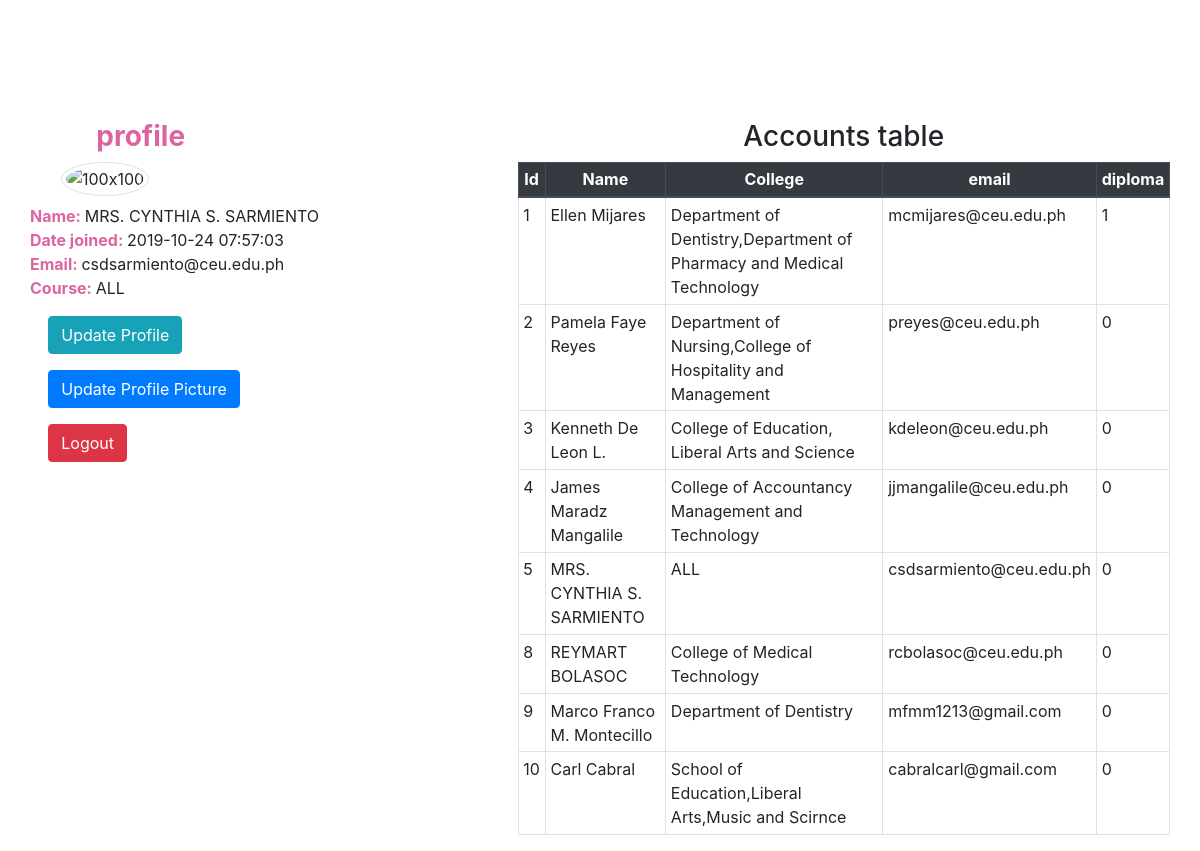
Page /template.php (signed in) on the committed database.
### tables this page shows
CREATE TABLE IF NOT EXISTS `tbl_accounts` (
  `id` int(10) UNSIGNED NOT NULL AUTO_INCREMENT,
  `username` varchar(20) DEFAULT NULL,
  `password` varchar(64) DEFAULT NULL,
  `salt` varchar(32) DEFAULT NULL,
  `name` varchar(50) DEFAULT NULL,
  `joined` datetime DEFAULT NULL,
  `groups` int(11) DEFAULT NULL,
  `colleges` varchar(100) DEFAULT NULL,
  `quote` varchar(20) DEFAULT NULL,
  `dp` longblob DEFAULT NULL,
  `nm` varchar(255) DEFAULT NULL,
  `mm` varchar(255) DEFAULT NULL,
  `email` varchar(120) DEFAULT NULL,
  `diploma` tinyint(1) NOT NULL DEFAULT 0,
  `status` varchar(255) NOT NULL,
  PRIMARY KEY (`id`)
);

### resource/php/class/DB.php (called while the page is built, shortened)
<?php
class DB{
    private static $_instance = null;
    private $_pdo,
            $_query,
            $_error=false,
            $_result,
            $_count= 0;
    private function __construct() {
        try {
            $this->_pdo = new PDO('mysql:host='.Conf::get('mysql/host').';dbname='.Conf::get('mysql/db'),Conf::get('mysql/username'),Conf::get('mysql/password'));
        } catch (PDOException $e) {
            die($e->getMessage());
        }
    }
    public static function getInstance(){
        if(!isset(self::$_instance)){
            self::$_instance = new DB();
        }
        return self::$_instance;
    }
    public function query ($sql,$params =array()){
        $this-> _error = false;
        if($this->_query = $this->_pdo->prepare($sql)){
            $x=1;
            if(count($params)){
                foreach ($params as $param) {
                    $this->_query->bindValue($x,$param);
                    $x++;
                }
            }
        }
        if($this->_query->execute()){
            $this->_result = $this->_query->fetchAll(PDO::FETCH_OBJ);
            $this->_count = $this->_query->rowCount();
        }else{
            $this->_error = true;
        }
        return $this;
    }
    public function error(){
        return $this->_error;
    }
    public function action($action,$table,$where=array()){
        if(count($where) ===3){
            $operators = array('=','>','<','>=','<=');
            $field      =$where[0];
            $operator   =$where[1];
            $value      =$where[2];
            if(in_array($operator,$operators)){
                $sql ="{$action} FROM {$table} WHERE {$field}{$operator} ?";
                if(!$this->query($sql, array($value))->error()){
                    return $this;
                }
            }
        }
        return false;
    }
    public function get($table,$where){
        return $this->action('SELECT *',$table, $where);
    }
    public function count(){
        return $this->_count;
    }
    public function result(){
        return $this->_result;
    }
    public function first(){
        return $this->result()[0];
    }
}
?>

### resource/php/class/Conf.php (called while the page is built)
<?php
class Conf{
    public static function get($path=null){
        if($path){
            $config = $GLOBALS['config'];
            $path = explode('/',$path);
            foreach ($path as $bit) {
                if(isset($config[$bit])){
                    $config = $config[$bit];
                }
            }
            return $config;
        }
    }
}
 ?>

### resource/php/class/user.php (called while the page is built, shortened)
<?php
class user{
    private $_db,
            $_data,
            $_sessionName,
            $_cookieName,
            $_isLoggedIn;
    public function __construct($user = null){
        $this->_db = DB::getInstance();
        $this->_sessionName= Conf::get('session/session_name');
        if(!$user){
            if(Session::exists($this->_sessionName)){
                $user= Session::get($this->_sessionName);
                if($this->find($user)){
                    $this->_isLoggedIn = true;
                }else{
                }
            }
        }else {
            $this->find($user);
        }
    }
    public function find($user=null){
        if($user){
            $field=(is_numeric($user)) ? 'id' :'username';
            $data = $this->_db->get('tbl_accounts',array($field,'=',$user));
            if($data->count()){
                $this->_data = $data->first();
                return true;
            }
        }
        return false;
    }
    public function data(){
        return $this->_data;
    }
}
 ?>

### resource/php/class/Session.php (called while the page is built, shortened)
<?php
class Session{
    public static function exists($name){
        return (isset($_SESSION[$name])) ? true : false;
    }
    public static function get($name){
        return $_SESSION[$name];
    }
}
 ?>

### resource/php/class/teacherTable.php (the view, shortened to what this page needs)
<?php
class teacherTable extends config{
public function viewData(){
      $con=$this->con();
      $sql = "SELECT * FROM tbl_accounts";
      $data = $con->prepare($sql);
      $data->execute();
      $results = $data->fetchAll(PDO::FETCH_ASSOC);
      echo "<h3 align='center'>Accounts table</h3>";
      echo "<table class='table table-bordered table-hover table-sm'>";
      echo "<thead class='thead-dark' align='center'>";
      echo "<th>Id</th>";
      echo "<th>Name</th>";
      echo "<th>College</th>";
      echo "<th>email</th>";
      echo "<th>diploma</th>";
      echo "</thead>";
      foreach ($results as $result) {
        echo "<tr>";
        echo "<td>$result[id]</td>";
        echo "<td>$result[name]</td>";
        echo "<td>$result[colleges]</td>";
        echo "<td>$result[email]</td>";
        echo "<td>$result[diploma]</td>";
        echo "</tr>";
    }
    echo "</table>";
  }
}
?>

### template.php (shortened to what this page needs)
<?php
isLogin();
 ?>
<!DOCTYPE html>
<html lang="en">
<head>
  <link rel="stylesheet" type="text/css"  href="vendor/css/bootstrap.min.css">
  <link href="vendor/css/all.css" rel="stylesheet">
  <link rel="stylesheet" type="text/css"  href="resource/css/styles.css">
  <link rel="stylesheet" type="text/css"  href="vendor/css/bootstrap-select.min.css">
  <link rel="stylesheet" type="text/css" href="vendor/css/dataTables.css">
</head>
<body>
        <div class="container-fluid mt-4 puff-in-center">
          <div class="row">
            <div class="col-md-5">
              <div class="profile-texter">
                  <h3 class="ml-5 ceucolor2"> profile </h3>
                  </div>
                  <div class="col-md-4 mb-2">
                  </div>
                   <?php
                      $user = new User();
                      echo "<b class='ceucolor2'>Name: </b>"; echo $user->data()->name;
                      echo "<br/>"
                    ?>
                    <?php
                    $user = new User();
                    echo "<b class='ceucolor2'>Date joined: </b>"; echo $user->data()->joined;
                    echo "<br/>"
                    ?>
                    <?php
                    $user = new User();
                    echo "<b class='ceucolor2'>Email: </b>"; echo $user->data()->email;
                    echo "<br/>"
                    ?>
                    <?php
                    $user = new User();
                    echo "<b class='ceucolor2'>Course: </b>"; echo $user->data()->colleges;
                    echo "<br/>"
                    ?>
                    <a class="btn btn-info mt-3 profile-texter" href="updateprofile.php">Update Profile</a> </br>
                    <a class="btn btn-primary mt-3 profile-texter" href="updatepropic.php">Update Profile Picture</a>
                    <a class="btn btn-danger mt-3 profile-texter" href="logout.php">Logout</a>
            </div>
            <div class="col-md-7">
              <?php
              $teacherTable = new teacherTable();
              $teacherTable->viewData();
              ?>
            </div>
          </div>
        </div>
</body>
</body>
</html>

### resource/css/styles.css (style rules this page uses)
.row { margin-left: 0; margin-right: 0; }
.ceucolor2 { color:#DC65A1; font-weight: bold; }
.profile-texter { margin-left: 4%; }

### rows in the picture
tbl_accounts: name "MRS. CYNTHIA S. SARMIENTO", joined "2019-10-24 07:57:03", email "csdsarmiento@ceu.edu.ph", colleges "ALL", id "5", diploma "0"
tbl_accounts: id "1", name "Ellen Mijares", colleges "Department of Dentistry,Department of Pharmacy and Medical Technology", email "mcmijares@ceu.edu.ph", diploma "1"
tbl_accounts: id "2", name "Pamela Faye Reyes", colleges "Department of Nursing,College of Hospitality and Management", email "preyes@ceu.edu.ph", diploma "0"
tbl_accounts: id "3", name "Kenneth De Leon L.", colleges "College of Education, Liberal Arts and Science", email "kdeleon@ceu.edu.ph", diploma "0"
tbl_accounts: id "4", name "James Maradz Mangalile", colleges "College of Accountancy Management and Technology", email "jjmangalile@ceu.edu.ph", diploma "0"
tbl_accounts: id "8", name "REYMART BOLASOC", colleges "College of Medical Technology", email "rcbolasoc@ceu.edu.ph", diploma "0"
tbl_accounts: id "9", name "Marco Franco M. Montecillo", colleges "Department of Dentistry", email "mfmm1213@gmail.com", diploma "0"
tbl_accounts: id "10", name "Carl Cabral", colleges "School of Education,Liberal Arts,Music and Scirnce", email "cabralcarl@gmail.com", diploma "0"
